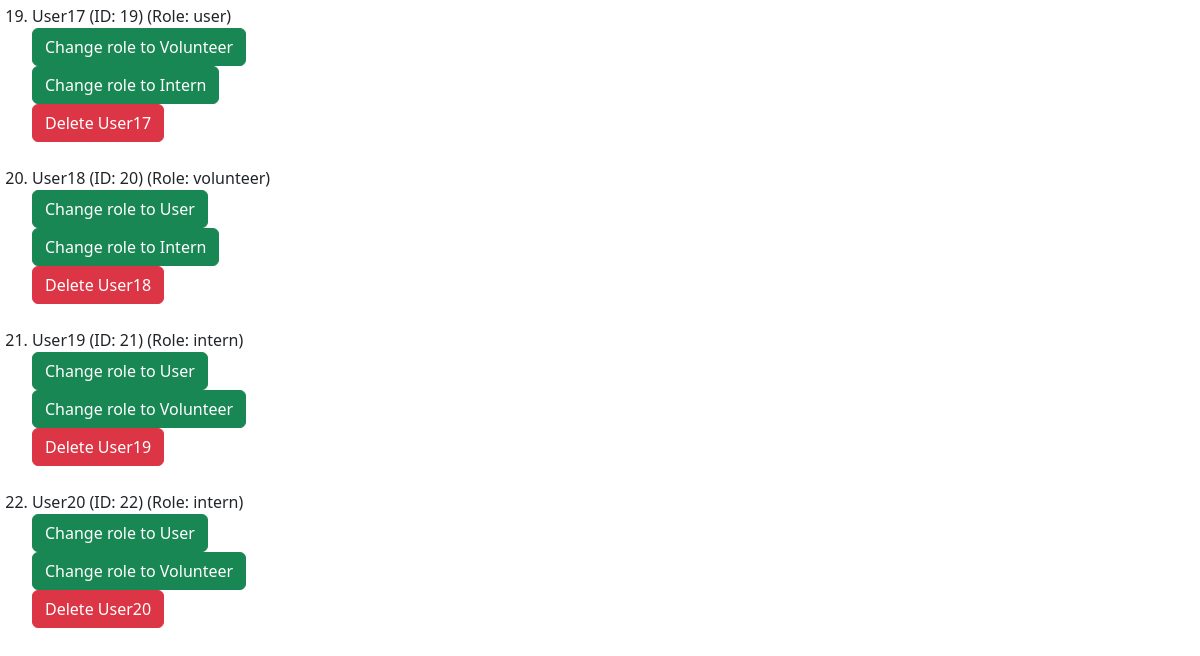
Page /board/dashboard (signed in, lower part) on the earlier database version.
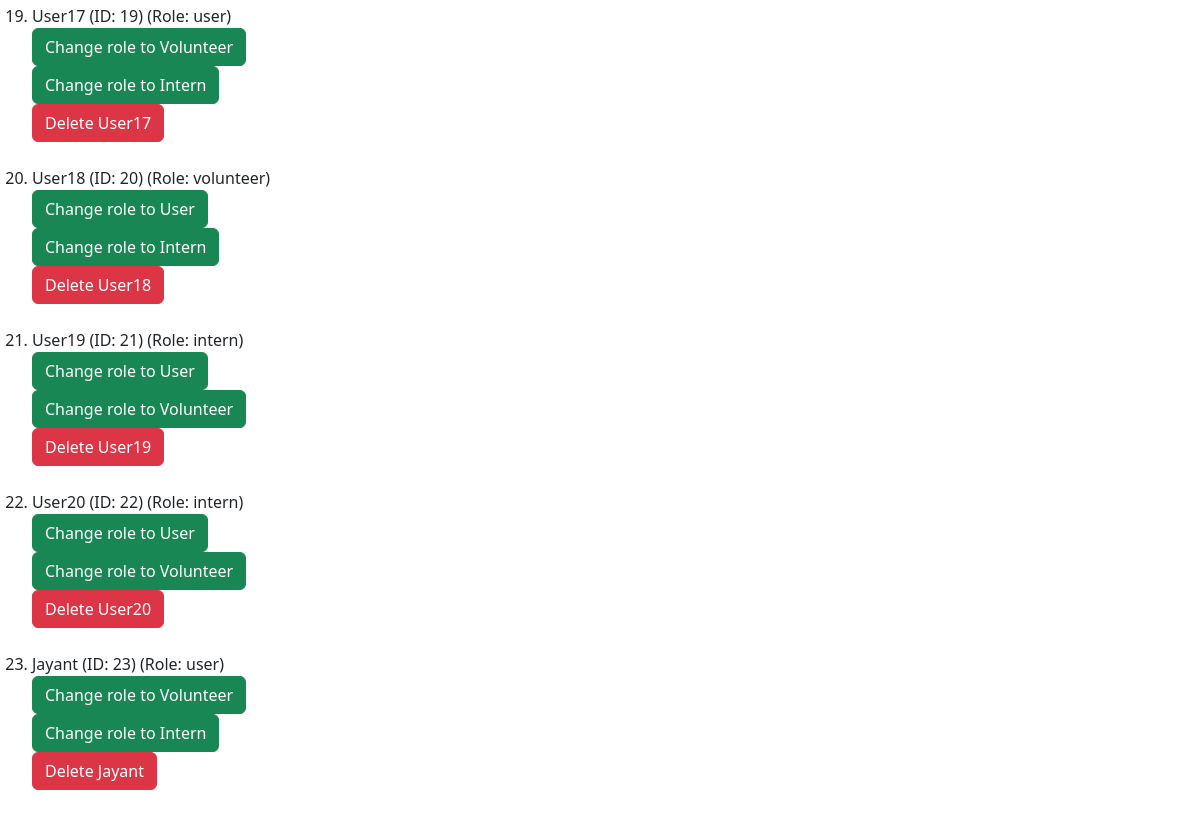
Same page on the later database version.
### project/models.py (models this page shows, shortened)
class User(db.Model, UserMixin):
    __tablename__ = 'users'
    id: Mapped[int] = mapped_column(primary_key=True)
    name: Mapped[str] = mapped_column()
    email: Mapped[str] = mapped_column(unique=True)
    password_hash: Mapped[str] = mapped_column(db.String(128))
    role: Mapped[str] = mapped_column(default="user")  # "user", "volunteer", " intern", "board"
    hours: Mapped[List["Hours"]] = relationship("Hours", back_populates="user", cascade="all, delete-orphan")
    documents: Mapped[List["Document"]] = relationship("Document", back_populates="user", cascade="all, delete-orphan")

### app.py (the view)
@app.route("/board/dashboard")
@login_required
@permission_required('board')
def board_dashboard():
    user = User.query.all()  # Get all users
    return render_template("board_home.html", user = user)

### project/models.py (called while the page is built)
@login_manager.user_loader
def load_user(user_id):
    return User.query.get(user_id)

### project/templates/board_home.html (shortened to what this page needs)
{% extends "base.html" %}
{% block content %}
  {% if user %}
    <ol>
      {% for user in user %}
      <li>
        {{ user.name }}
        <span class="id">(ID: {{ user.id }})</span>
        <span class="role">(Role: {{ user.role }})</span>
        {% if user.role != "admin" and user.role != "board" %}
          {% for role_choice in ['user', 'volunteer', 'intern'] %}
              {% if (user.role != role_choice)%}
                <form action="{{ url_for('upgrade_user') }}" method="post">
                  <button type="submit" class="btn btn-success">Change role to {{ role_choice|capitalize }}</button>
                </form>
              {% endif %}
          {% endfor %}
          <form action="{{ url_for('delete_user') }}" method="post">
            <button type="submit" class="btn btn-danger">Delete {{ user.name }}</button>
          </form>
          <br>
        {% endif %}
      </li>
      {% endfor %}
  {% else %}
      <li class="empty">No users added yet.</li>
  {% endif %}
{% endblock %}

Differences in the rows shown:
added User: name "Jayant", id "23", role "user", role_choice "Volunteer" "Intern"
